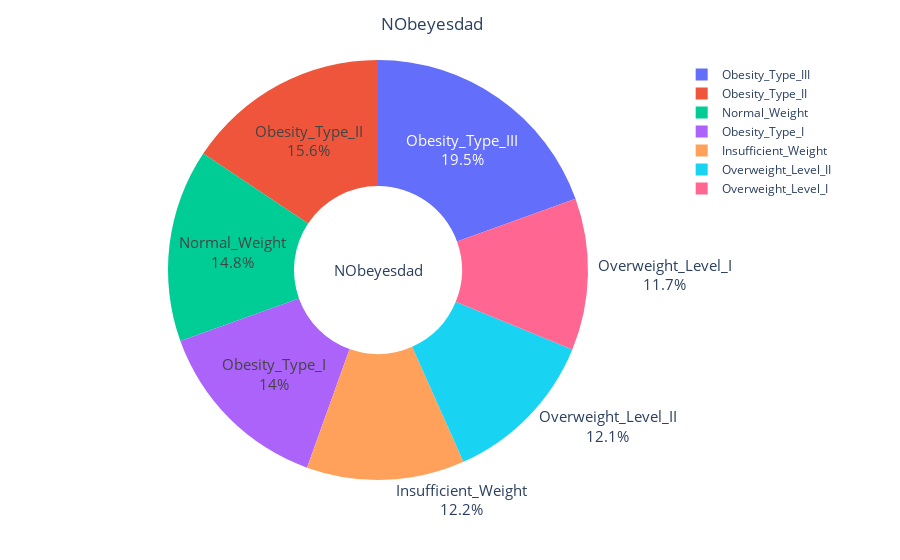

Notebook cell for this chart:
### Code cell
train['Count']=1
df_fat=train.groupby('NObeyesdad')['Count'].sum().reset_index()

fig2=px.pie(df_fat,values='Count',names='NObeyesdad',hole=0.4)

fig2.update_layout(title='NObeyesdad',title_x=0.48,annotations=[dict(text='NObeyesdad',font_size=15, showarrow=False,height=800,width=900)])
fig2.update_traces(textfont_size=15,textinfo='percent+label')
fig2.show()

### Figure 1 — Plotly figure (JSON) as saved in the notebook; plotly's stock layout.template omitted (floating-point values rounded to 4 significant figures)
{"data": [{"domain": {"x": [0, 1], "y": [0, 1]}, "hole": 0.4, "hovertemplate": "NObeyesdad=%{label}<br>Count=%{value}<extra></extra>", "labels": ["Insufficient_Weight", "Normal_Weight", "Obesity_Type_I", "Obesity_Type_II", "Obesity_Type_III", "Overweight_Level_I", "Overweight_Level_II"], "legendgroup": "", "name": "", "showlegend": true, "textfont": {"size": 15}, "textinfo": "percent+label", "type": "pie", "values": [2523, 3082, 2910, 3248, 4046, 2427, 2522]}], "layout": {"annotations": [{"font": {"size": 15}, "height": 800, "showarrow": false, "text": "NObeyesdad", "width": 900}], "legend": {"tracegroupgap": 0}, "margin": {"t": 60}, "title": {"text": "NObeyesdad", "x": 0.48}}}
